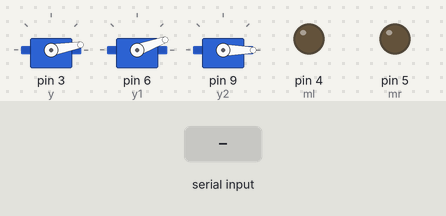
A sketch run on a simulated Arduino Uno, built with avr-gcc and run on an emulated ATmega328P. On the bench: 3 × servo, output pins drawn as LEDs (lit = HIGH). The test bench sets the inputs (shaded band).

Above: at 1.2 s.
1.3 s: "90,45\n" received over Serial
At 2.0 s:
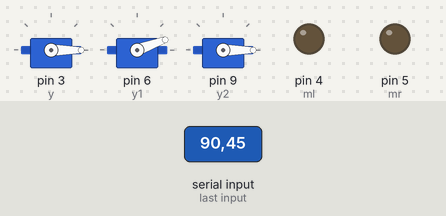
2.8 s: "30,150\n" received over Serial
At 4.0 s:
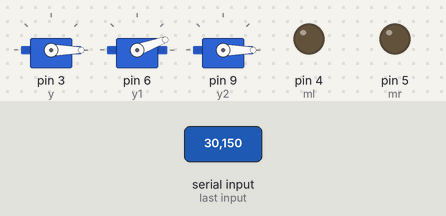
4.3 s: "200\n" received over Serial
At 5.4 s:
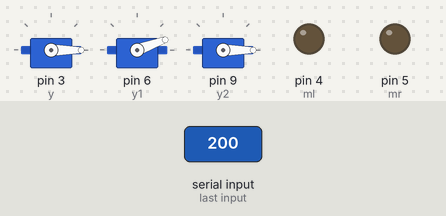
5.8 s: "X90\n" received over Serial
Timing chart, 0 to 8.3 s (numbered marks = the images above; inputs shaded):
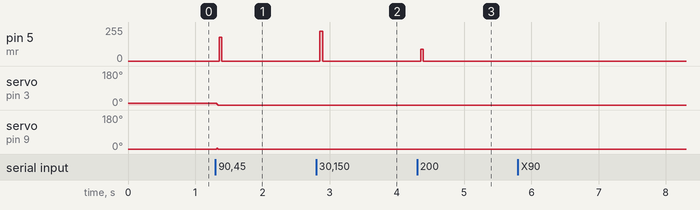

Measured:
- after the input at 1.3 s, pin 5 (mr): 0/255 → 179/255 after 0.05 s, → 0/255 0.04 s later; servo on pin 3 (y): 10° → 0° at once; servo on pin 9 (y2): 0° → 4° at once, → 0° 0.01 s later
- after the input at 2.8 s, pin 5 (mr): 0/255 → 224/255 after 0.05 s, → 0/255 0.04 s later
- after the input at 4.3 s, pin 5 (mr): 0/255 → 89/255 after 0.05 s, → 0/255 0.04 s later

The sketch:

sketch_mar19a.ino
```cpp
//Face Tracker using OpenCV and Arduino
//neck

#include<Servo.h>
#define ml 4
#define mr 5
Servo y, y1, y2;//y1

int x;
int width = 640, height = 480;  // total resolution of the video
int xpos = 90, ypos = 10, y1pos = 20, y2pos;
int motorspeed = 0;
int xspeed = 0;// initial positions of both Servos
void setup() {
//
  Serial.begin(115200);
  pinMode(ml, OUTPUT);
  pinMode(mr, OUTPUT);
  y.attach(3);
  y1.attach(6);
  y2.attach(9);
  // Serial.print(width);
  //Serial.print("\t");
  //Serial.println(height);
  y.write(ypos);
  y1.write(y1pos);
  y2.write(y2pos);
}
const int angle = 2;   // degree of increment or decrement

void loop() {
  if (Serial.available() > 0)
  {
    int x_mid, y_mid, y1_mid, y2_mid;
    if (Serial.read() == 'X')
    {
      x_mid = Serial.parseInt();  // read center x-coordinate
      if (Serial.read() == 'Y')
        y_mid = Serial.parseInt();
        y1_mid = y1_mid;//Serial.parseInt();//y_mid;
        y2_mid = y_mid;// read center y-coordinate
    }
    /* adjust the servo within the squared region if the coordinates
        is outside it
    */
    if ((x_mid > width / 2 + 30)&&(x_mid > 0 && x_mid < width))
      xpos += angle;
     if ((x_mid < width / 2 - 30)&&(x_mid > 0 && x_mid < width))
      xpos -= angle;
    if (y_mid < height / 2 + 30)
      {
        ypos -= angle;
        y1pos += angle;//-
        y2pos -= angle;
      }

    if (y_mid > height / 2 - 30)
      {
        ypos += angle;
        y1pos -= angle;//+
        y2pos += angle;
      }


       if (x_mid > width / 2 + 30) {
        digitalWrite(ml, LOW);//H
        digitalWrite(mr, HIGH);//L
        delay(7);
        digitalWrite(ml, LOW);
        digitalWrite(mr, LOW);
        motorspeed = map(xpos, 320, 0, 0, 255);
      }
      else if(x_mid < width / 2 - 30) {
        digitalWrite(ml, HIGH);//L
        digitalWrite(mr, LOW);//H
        delay(7);
        digitalWrite(ml, LOW);
        digitalWrite(mr, LOW);
        motorspeed = map(xpos, 320, 1023, 0, 255);
      }
      else {
        motorspeed = 0;
        digitalWrite(ml, LOW);
        digitalWrite(mr, LOW);
      }
      if (motorspeed < 70) {
          motorspeed = 0;
      }

    // if the servo degree is outside its range//error handling code
    if (xpos >= 180)//180
      xpos = 180;
    else if (xpos <= 0)
      xpos = 0;
    if (ypos >= 40)
      ypos = 40;
    else if (ypos <= 0)
      ypos = 0;
    if (y1pos  >= 20)//40
      y1pos = 20;
    else if (y1pos <= 0)
      y1pos = 0;
    if (y2pos  >= 40)
      y2pos = 40;
    else if (y2pos <= 0)
      y2pos = 0;


    y.write(ypos);
    y1.write(y1pos);//y
    y2.write(ypos);//y
  }
  else {
    digitalWrite(ml, LOW);
    digitalWrite(mr, LOW);
 }
    // used for testing
    //Serial.print("\t");
    // Serial.print(x_mid);
    // Serial.print("\t");
    // Serial.println(y_mid);

}
```
